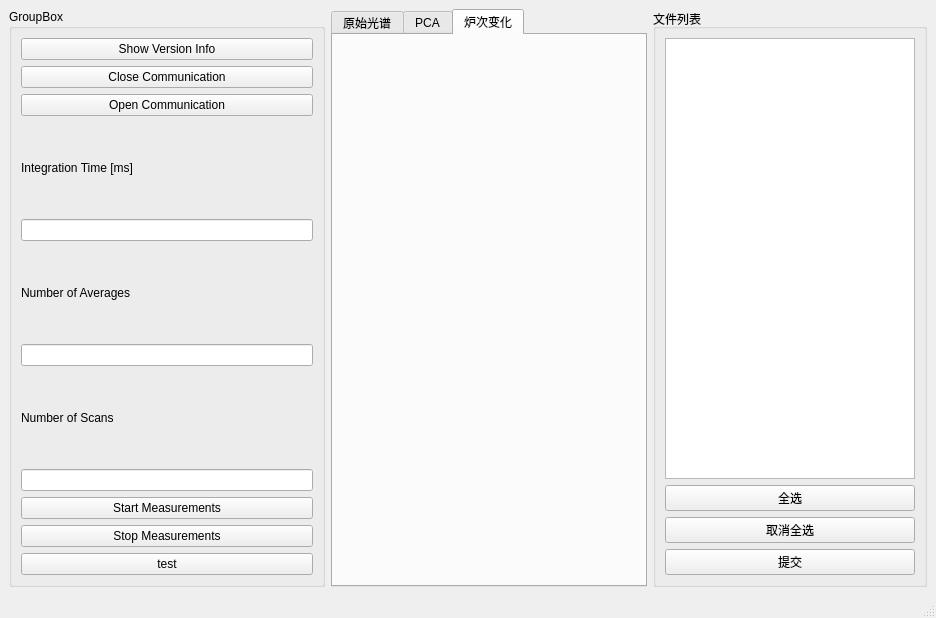
<?xml version="1.0" encoding="UTF-8"?>
<ui version="4.0">
 <class>MainWindow</class>
 <widget class="QMainWindow" name="MainWindow">
  <property name="windowModality">
   <enum>Qt::ApplicationModal</enum>
  </property>
  <property name="enabled">
   <bool>true</bool>
  </property>
  <property name="geometry">
   <rect>
    <x>0</x>
    <y>0</y>
    <width>936</width>
    <height>618</height>
   </rect>
  </property>
  <property name="sizePolicy">
   <sizepolicy hsizetype="Preferred" vsizetype="Preferred">
    <horstretch>0</horstretch>
    <verstretch>0</verstretch>
   </sizepolicy>
  </property>
  <property name="minimumSize">
   <size>
    <width>936</width>
    <height>557</height>
   </size>
  </property>
  <property name="baseSize">
   <size>
    <width>936</width>
    <height>557</height>
   </size>
  </property>
  <property name="windowTitle">
   <string>MainWindow</string>
  </property>
  <property name="autoFillBackground">
   <bool>false</bool>
  </property>
  <property name="tabShape">
   <enum>QTabWidget::Rounded</enum>
  </property>
  <widget class="QWidget" name="centralwidget">
   <layout class="QGridLayout" name="gridLayout_2">
    <item row="0" column="2">
     <widget class="QGroupBox" name="groupBox_2">
      <property name="sizePolicy">
       <sizepolicy hsizetype="Preferred" vsizetype="Preferred">
        <horstretch>0</horstretch>
        <verstretch>0</verstretch>
       </sizepolicy>
      </property>
      <property name="title">
       <string>文件列表</string>
      </property>
      <layout class="QGridLayout" name="gridLayout_10">
       <item row="1" column="1">
        <widget class="QPushButton" name="select_all">
         <property name="text">
          <string>全选</string>
         </property>
        </widget>
       </item>
       <item row="3" column="1">
        <widget class="QPushButton" name="commit">
         <property name="text">
          <string>提交</string>
         </property>
        </widget>
       </item>
       <item row="2" column="1">
        <widget class="QPushButton" name="cancel_all">
         <property name="text">
          <string>取消全选</string>
         </property>
        </widget>
       </item>
       <item row="0" column="1">
        <widget class="QListWidget" name="listWidget">
         <property name="enabled">
          <bool>true</bool>
         </property>
         <property name="sizePolicy">
          <sizepolicy hsizetype="Fixed" vsizetype="Expanding">
           <horstretch>0</horstretch>
           <verstretch>0</verstretch>
          </sizepolicy>
         </property>
         <property name="maximumSize">
          <size>
           <width>250</width>
           <height>16777215</height>
          </size>
         </property>
         <property name="selectionMode">
          <enum>QAbstractItemView::MultiSelection</enum>
         </property>
        </widget>
       </item>
      </layout>
     </widget>
    </item>
    <item row="0" column="1">
     <widget class="QTabWidget" name="tabWidget">
      <property name="currentIndex">
       <number>2</number>
      </property>
      <widget class="QWidget" name="tab">
       <property name="acceptDrops">
        <bool>true</bool>
       </property>
       <attribute name="title">
        <string>原始光谱</string>
       </attribute>
       <layout class="QGridLayout" name="gridLayout_3">
        <item row="0" column="0">
         <layout class="QGridLayout" name="gridLayout"/>
        </item>
       </layout>
      </widget>
      <widget class="QWidget" name="tab_2">
       <attribute name="title">
        <string>PCA</string>
       </attribute>
       <layout class="QGridLayout" name="gridLayout_5">
        <item row="0" column="0">
         <layout class="QGridLayout" name="gridLayout_4"/>
        </item>
       </layout>
      </widget>
      <widget class="QWidget" name="tab_3">
       <attribute name="title">
        <string>炉次变化</string>
       </attribute>
       <layout class="QGridLayout" name="gridLayout_7">
        <item row="1" column="0">
         <layout class="QGridLayout" name="gridLayout_6"/>
        </item>
       </layout>
      </widget>
     </widget>
    </item>
    <item row="0" column="0">
     <widget class="QGroupBox" name="groupBox">
      <property name="title">
       <string>GroupBox</string>
      </property>
      <layout class="QVBoxLayout" name="verticalLayout">
       <item>
        <widget class="QPushButton" name="VersionBtn">
         <property name="text">
          <string>Show Version Info</string>
         </property>
        </widget>
       </item>
       <item>
        <widget class="QPushButton" name="CloseCommBtn">
         <property name="text">
          <string>Close Communication</string>
         </property>
        </widget>
       </item>
       <item>
        <widget class="QPushButton" name="OpenCommBtn">
         <property name="text">
          <string>Open Communication</string>
         </property>
        </widget>
       </item>
       <item>
        <widget class="QLabel" name="label">
         <property name="text">
          <string>Integration Time [ms]</string>
         </property>
        </widget>
       </item>
       <item>
        <widget class="QLineEdit" name="IntTimeEdt"/>
       </item>
       <item>
        <widget class="QLabel" name="label_2">
         <property name="text">
          <string>Number of Averages</string>
         </property>
        </widget>
       </item>
       <item>
        <widget class="QLineEdit" name="NumAvgEdt"/>
       </item>
       <item>
        <widget class="QLabel" name="label_3">
         <property name="text">
          <string>Number of Scans</string>
         </property>
        </widget>
       </item>
       <item>
        <widget class="QLineEdit" name="NumMeasEdt"/>
       </item>
       <item>
        <widget class="QPushButton" name="StartMeasBtn">
         <property name="text">
          <string>Start Measurements</string>
         </property>
        </widget>
       </item>
       <item>
        <widget class="QPushButton" name="StopMeasBtn">
         <property name="text">
          <string>Stop Measurements</string>
         </property>
        </widget>
       </item>
       <item>
        <widget class="QPushButton" name="testButton">
         <property name="text">
          <string>test</string>
         </property>
        </widget>
       </item>
      </layout>
     </widget>
    </item>
   </layout>
  </widget>
  <widget class="QMenuBar" name="menubar">
   <property name="geometry">
    <rect>
     <x>0</x>
     <y>0</y>
     <width>936</width>
     <height>22</height>
    </rect>
   </property>
  </widget>
  <widget class="QStatusBar" name="statusbar"/>
 </widget>
 <resources/>
 <connections/>
</ui>
